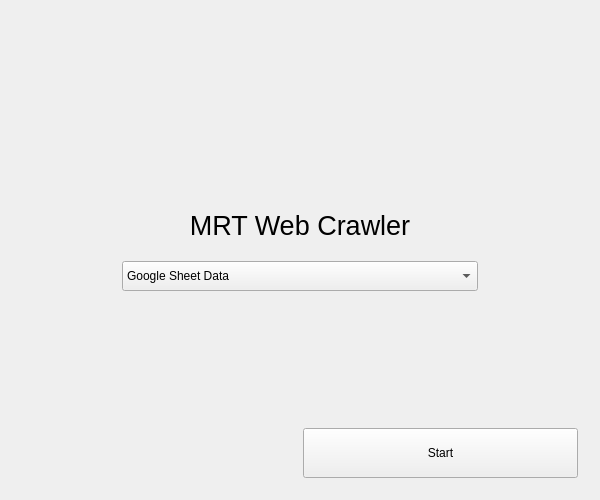
<?xml version="1.0" encoding="UTF-8"?>
<ui version="4.0">
 <class>MainGuiClass</class>
 <widget class="QMainWindow" name="MainGuiClass">
  <property name="geometry">
   <rect>
    <x>0</x>
    <y>0</y>
    <width>600</width>
    <height>500</height>
   </rect>
  </property>
  <property name="minimumSize">
   <size>
    <width>600</width>
    <height>500</height>
   </size>
  </property>
  <property name="windowTitle">
   <string>MRT Web Crawler</string>
  </property>
  <widget class="QWidget" name="centralWidget">
   <layout class="QVBoxLayout" name="verticalLayout">
    <item>
     <widget class="QStackedWidget" name="stackedWidget">
      <property name="currentIndex">
       <number>0</number>
      </property>
      <widget class="QWidget" name="MainMenu">
       <layout class="QVBoxLayout" name="verticalLayout_3">
        <item>
         <layout class="QHBoxLayout" name="horizontalLayout">
          <item>
           <widget class="QLabel" name="label">
            <property name="text">
             <string>&lt;html&gt;&lt;head/&gt;&lt;body&gt;&lt;p align=&quot;center&quot;&gt;&lt;img src=&quot;:/MainGui/logo.png&quot;/&gt;&lt;/p&gt;&lt;/body&gt;&lt;/html&gt;</string>
            </property>
           </widget>
          </item>
         </layout>
        </item>
        <item>
         <layout class="QVBoxLayout" name="verticalLayout_4">
          <property name="spacing">
           <number>20</number>
          </property>
          <property name="leftMargin">
           <number>100</number>
          </property>
          <property name="rightMargin">
           <number>100</number>
          </property>
          <item>
           <widget class="QLabel" name="label_2">
            <property name="sizePolicy">
             <sizepolicy hsizetype="Preferred" vsizetype="Fixed">
              <horstretch>0</horstretch>
              <verstretch>0</verstretch>
             </sizepolicy>
            </property>
            <property name="text">
             <string>&lt;html&gt;&lt;head/&gt;&lt;body&gt;&lt;p align=&quot;center&quot;&gt;&lt;span style=&quot; font-size:20pt;&quot;&gt;MRT Web Crawler&lt;/span&gt;&lt;/p&gt;&lt;/body&gt;&lt;/html&gt;</string>
            </property>
           </widget>
          </item>
          <item>
           <widget class="QComboBox" name="mainMenuDataComboBox">
            <property name="minimumSize">
             <size>
              <width>0</width>
              <height>30</height>
             </size>
            </property>
            <property name="currentIndex">
             <number>0</number>
            </property>
            <item>
             <property name="text">
              <string>Google Sheet Data</string>
             </property>
            </item>
            <item>
             <property name="text">
              <string>Tweet Data</string>
             </property>
            </item>
           </widget>
          </item>
         </layout>
        </item>
        <item>
         <layout class="QHBoxLayout" name="horizontalLayout_4">
          <item alignment="Qt::AlignBottom">
           <widget class="QLabel" name="label_3">
            <property name="text">
             <string>&lt;html&gt;&lt;head/&gt;&lt;body&gt;&lt;p&gt;&lt;img src=&quot;:/MainGui/sgtrain.png&quot;/&gt;&lt;/p&gt;&lt;/body&gt;&lt;/html&gt;</string>
            </property>
           </widget>
          </item>
          <item alignment="Qt::AlignBottom">
           <widget class="QPushButton" name="mainMenuStartButton">
            <property name="minimumSize">
             <size>
              <width>0</width>
              <height>50</height>
             </size>
            </property>
            <property name="text">
             <string>Start</string>
            </property>
           </widget>
          </item>
         </layout>
        </item>
       </layout>
      </widget>
      <widget class="QWidget" name="GoogleSheetMainMenu">
       <layout class="QVBoxLayout" name="verticalLayout_2">
        <property name="spacing">
         <number>7</number>
        </property>
        <item>
         <layout class="QVBoxLayout" name="verticalLayout_5">
          <item>
           <widget class="QLabel" name="label_4">
            <property name="text">
             <string>&lt;html&gt;&lt;head/&gt;&lt;body&gt;&lt;p align=&quot;center&quot;&gt;&lt;span style=&quot; font-size:20pt;&quot;&gt;MRT Breakdown&lt;/span&gt;&lt;/p&gt;&lt;/body&gt;&lt;/html&gt;</string>
            </property>
           </widget>
          </item>
          <item>
           <layout class="QHBoxLayout" name="horizontalLayout_2">
            <item>
             <layout class="QVBoxLayout" name="verticalLayout_6">
              <item>
               <spacer name="verticalSpacer">
                <property name="orientation">
                 <enum>Qt::Vertical</enum>
                </property>
                <property name="sizeHint" stdset="0">
                 <size>
                  <width>20</width>
                  <height>40</height>
                 </size>
                </property>
               </spacer>
              </item>
              <item>
               <widget class="QLabel" name="label_6">
                <property name="text">
                 <string>&lt;html&gt;&lt;head/&gt;&lt;body&gt;&lt;p&gt;&lt;span style=&quot; font-size:10pt;&quot;&gt;Sort By:&lt;/span&gt;&lt;/p&gt;&lt;/body&gt;&lt;/html&gt;</string>
                </property>
               </widget>
              </item>
              <item>
               <widget class="QRadioButton" name="googleSheetMainMenuLineColourRadioButton">
                <property name="text">
                 <string>Line Colour</string>
                </property>
                <property name="autoExclusive">
                 <bool>true</bool>
                </property>
               </widget>
              </item>
              <item>
               <widget class="QRadioButton" name="googleSheetMainMenuDateTimeRadioButton">
                <property name="text">
                 <string>Date/Time</string>
                </property>
               </widget>
              </item>
              <item>
               <spacer name="verticalSpacer_2">
                <property name="orientation">
                 <enum>Qt::Vertical</enum>
                </property>
                <property name="sizeHint" stdset="0">
                 <size>
                  <width>20</width>
                  <height>40</height>
                 </size>
                </property>
               </spacer>
              </item>
             </layout>
            </item>
            <item>
             <widget class="QLabel" name="label_5">
              <property name="text">
               <string>&lt;html&gt;&lt;head/&gt;&lt;body&gt;&lt;p align=&quot;center&quot;&gt;&lt;img src=&quot;:/MainGui/sgprogress.png&quot;/&gt;&lt;/p&gt;&lt;/body&gt;&lt;/html&gt;</string>
              </property>
             </widget>
            </item>
           </layout>
          </item>
         </layout>
        </item>
        <item>
         <layout class="QHBoxLayout" name="horizontalLayout_3">
          <item>
           <spacer name="horizontalSpacer">
            <property name="orientation">
             <enum>Qt::Horizontal</enum>
            </property>
            <property name="sizeHint" stdset="0">
             <size>
              <width>40</width>
              <height>20</height>
             </size>
            </property>
           </spacer>
          </item>
          <item>
           <widget class="QPushButton" name="googleSheetMainMenuNextButton">
            <property name="minimumSize">
             <size>
              <width>0</width>
              <height>50</height>
             </size>
            </property>
            <property name="text">
             <string>Next</string>
            </property>
           </widget>
          </item>
          <item>
           <widget class="QPushButton" name="googleSheetMainMenuBackButton">
            <property name="minimumSize">
             <size>
              <width>0</width>
              <height>50</height>
             </size>
            </property>
            <property name="text">
             <string>Back</string>
            </property>
           </widget>
          </item>
         </layout>
        </item>
       </layout>
      </widget>
      <widget class="QWidget" name="GoogleSheetSortByLine">
       <layout class="QVBoxLayout" name="verticalLayout_7" stretch="0,1,0">
        <item>
         <layout class="QVBoxLayout" name="verticalLayout_8">
          <item>
           <widget class="QLabel" name="label_7">
            <property name="text">
             <string>&lt;html&gt;&lt;head/&gt;&lt;body&gt;&lt;p align=&quot;center&quot;&gt;&lt;span style=&quot; font-size:20pt;&quot;&gt;MRT Line Legend&lt;/span&gt;&lt;/p&gt;&lt;/body&gt;&lt;/html&gt;</string>
            </property>
           </widget>
          </item>
         </layout>
        </item>
        <item>
         <layout class="QVBoxLayout" name="verticalLayout_9" stretch="0,0,0,1">
          <item>
           <layout class="QHBoxLayout" name="horizontalLayout_8">
            <item>
             <widget class="QPushButton" name="pushButton_3">
              <property name="enabled">
               <bool>false</bool>
              </property>
              <property name="minimumSize">
               <size>
                <width>0</width>
                <height>50</height>
               </size>
              </property>
              <property name="font">
               <font>
                <pointsize>10</pointsize>
                <weight>75</weight>
                <bold>true</bold>
               </font>
              </property>
              <property name="styleSheet">
               <string notr="true">color: rgb(0, 0, 0);
background-color: rgb(225, 38, 31);</string>
              </property>
              <property name="text">
               <string>North South Line</string>
              </property>
             </widget>
            </item>
            <item>
             <widget class="QPushButton" name="pushButton_4">
              <property name="enabled">
               <bool>false</bool>
              </property>
              <property name="minimumSize">
               <size>
                <width>0</width>
                <height>50</height>
               </size>
              </property>
              <property name="font">
               <font>
                <pointsize>10</pointsize>
                <weight>75</weight>
                <bold>true</bold>
               </font>
              </property>
              <property name="styleSheet">
               <string notr="true">color: rgb(0, 0, 0);
background-color: rgb(0, 153, 54);</string>
              </property>
              <property name="text">
               <string>East West Line</string>
              </property>
             </widget>
            </item>
           </layout>
          </item>
          <item>
           <layout class="QHBoxLayout" name="horizontalLayout_9">
            <item>
             <widget class="QPushButton" name="pushButton_8">
              <property name="enabled">
               <bool>false</bool>
              </property>
              <property name="minimumSize">
               <size>
                <width>0</width>
                <height>50</height>
               </size>
              </property>
              <property name="font">
               <font>
                <pointsize>10</pointsize>
                <weight>75</weight>
                <bold>true</bold>
               </font>
              </property>
              <property name="styleSheet">
               <string notr="true">color: rgb(0, 0, 0);
background-color: rgb(157, 32, 170);</string>
              </property>
              <property name="text">
               <string>North East Line</string>
              </property>
             </widget>
            </item>
            <item>
             <widget class="QPushButton" name="pushButton_7">
              <property name="enabled">
               <bool>false</bool>
              </property>
              <property name="minimumSize">
               <size>
                <width>0</width>
                <height>50</height>
               </size>
              </property>
              <property name="font">
               <font>
                <pointsize>10</pointsize>
                <weight>75</weight>
                <bold>true</bold>
               </font>
              </property>
              <property name="styleSheet">
               <string notr="true">color: rgb(0, 0, 0);
background-color: rgb(251, 161, 25);</string>
              </property>
              <property name="text">
               <string>Circle Line</string>
              </property>
             </widget>
            </item>
           </layout>
          </item>
          <item>
           <layout class="QHBoxLayout" name="horizontalLayout_10">
            <item>
             <widget class="QPushButton" name="pushButton_9">
              <property name="enabled">
               <bool>false</bool>
              </property>
              <property name="minimumSize">
               <size>
                <width>0</width>
                <height>50</height>
               </size>
              </property>
              <property name="font">
               <font>
                <pointsize>10</pointsize>
                <weight>75</weight>
                <bold>true</bold>
               </font>
              </property>
              <property name="styleSheet">
               <string notr="true">color: rgb(0, 0, 0);
background-color: rgb(0, 85, 185);</string>
              </property>
              <property name="text">
               <string>Downtown Line</string>
              </property>
             </widget>
            </item>
            <item>
             <widget class="QPushButton" name="pushButton_6">
              <property name="enabled">
               <bool>false</bool>
              </property>
              <property name="minimumSize">
               <size>
                <width>0</width>
                <height>50</height>
               </size>
              </property>
              <property name="font">
               <font>
                <pointsize>10</pointsize>
                <weight>75</weight>
                <bold>true</bold>
               </font>
              </property>
              <property name="styleSheet">
               <string notr="true">color: rgb(0, 0, 0);
background-color: rgb(111, 132, 117);</string>
              </property>
              <property name="text">
               <string>Other Line</string>
              </property>
             </widget>
            </item>
           </layout>
          </item>
          <item>
           <layout class="QHBoxLayout" name="horizontalLayout_11"/>
          </item>
         </layout>
        </item>
        <item>
         <layout class="QHBoxLayout" name="horizontalLayout_5">
          <item>
           <spacer name="horizontalSpacer_2">
            <property name="orientation">
             <enum>Qt::Horizontal</enum>
            </property>
            <property name="sizeHint" stdset="0">
             <size>
              <width>40</width>
              <height>20</height>
             </size>
            </property>
           </spacer>
          </item>
          <item>
           <widget class="QPushButton" name="googleSheetSortByLineBarChartButton">
            <property name="minimumSize">
             <size>
              <width>0</width>
              <height>50</height>
             </size>
            </property>
            <property name="text">
             <string>Bar Chart</string>
            </property>
           </widget>
          </item>
          <item>
           <widget class="QPushButton" name="googleSheetSortByLinePieChartButton">
            <property name="minimumSize">
             <size>
              <width>0</width>
              <height>50</height>
             </size>
            </property>
            <property name="text">
             <string>Pie Chart</string>
            </property>
           </widget>
          </item>
          <item>
           <widget class="QPushButton" name="googleSheetSortByLineBackButton">
            <property name="minimumSize">
             <size>
              <width>0</width>
              <height>50</height>
             </size>
            </property>
            <property name="text">
             <string>Back</string>
            </property>
           </widget>
          </item>
         </layout>
        </item>
       </layout>
      </widget>
      <widget class="QWidget" name="GoogleSheetSortByLineCharts">
       <layout class="QVBoxLayout" name="verticalLayout_11" stretch="1,0">
        <item>
         <layout class="QVBoxLayout" name="googleSheetSortByLineChartLayout"/>
        </item>
        <item>
         <layout class="QHBoxLayout" name="horizontalLayout_6">
          <item>
           <spacer name="horizontalSpacer_3">
            <property name="orientation">
             <enum>Qt::Horizontal</enum>
            </property>
            <property name="sizeHint" stdset="0">
             <size>
              <width>40</width>
              <height>20</height>
             </size>
            </property>
           </spacer>
          </item>
          <item>
           <widget class="QPushButton" name="googleSheetSortByLineChartBackButton">
            <property name="minimumSize">
             <size>
              <width>0</width>
              <height>50</height>
             </size>
            </property>
            <property name="text">
             <string>Back</string>
            </property>
           </widget>
          </item>
         </layout>
        </item>
       </layout>
      </widget>
      <widget class="QWidget" name="GoogleSheetSortByDateTime">
       <layout class="QVBoxLayout" name="verticalLayout_10" stretch="0,1,0">
        <item>
         <layout class="QHBoxLayout" name="horizontalLayout_12" stretch="1,0,0">
          <item>
           <widget class="QLabel" name="label_8">
            <property name="text">
             <string>&lt;html&gt;&lt;head/&gt;&lt;body&gt;&lt;p&gt;&lt;span style=&quot; font-size:20pt;&quot;&gt;Select Month and Year:&lt;/span&gt;&lt;/p&gt;&lt;/body&gt;&lt;/html&gt;</string>
            </property>
           </widget>
          </item>
          <item>
           <widget class="QComboBox" name="googleSheetSortByDateTimeMonthComboBox">
            <property name="minimumSize">
             <size>
              <width>100</width>
              <height>50</height>
             </size>
            </property>
            <item>
             <property name="text">
              <string>January</string>
             </property>
            </item>
            <item>
             <property name="text">
              <string>February</string>
             </property>
            </item>
            <item>
             <property name="text">
              <string>March</string>
             </property>
            </item>
            <item>
             <property name="text">
              <string>April</string>
             </property>
            </item>
            <item>
             <property name="text">
              <string>May</string>
             </property>
            </item>
            <item>
             <property name="text">
              <string>June</string>
             </property>
            </item>
            <item>
             <property name="text">
              <string>July</string>
             </property>
            </item>
            <item>
             <property name="text">
              <string>August</string>
             </property>
            </item>
            <item>
             <property name="text">
              <string>September</string>
             </property>
            </item>
            <item>
             <property name="text">
              <string>October</string>
             </property>
            </item>
            <item>
             <property name="text">
              <string>November</string>
             </property>
            </item>
            <item>
             <property name="text">
              <string>December</string>
             </property>
            </item>
           </widget>
          </item>
          <item>
           <widget class="QComboBox" name="googleSheetSortByDateTimeYearComboBox">
            <property name="minimumSize">
             <size>
              <width>100</width>
              <height>50</height>
             </size>
            </property>
            <item>
             <property name="text">
              <string>2002</string>
             </property>
            </item>
            <item>
             <property name="text">
              <string>2003</string>
             </property>
            </item>
            <item>
             <property name="text">
              <string>2004</string>
             </property>
            </item>
            <item>
             <property name="text">
              <string>2005</string>
             </property>
            </item>
            <item>
             <property name="text">
              <string>2006</string>
             </property>
            </item>
            <item>
             <property name="text">
              <string>2007</string>
             </property>
            </item>
            <item>
             <property name="text">
              <string>2008</string>
             </property>
            </item>
            <item>
             <property name="text">
              <string>2009</string>
             </property>
            </item>
            <item>
             <property name="text">
              <string>2010</string>
             </property>
            </item>
            <item>
             <property name="text">
              <string>2011</string>
             </property>
            </item>
            <item>
             <property name="text">
              <string>2012</string>
             </property>
            </item>
            <item>
             <property name="text">
              <string>2013</string>
             </property>
            </item>
            <item>
             <property name="text">
              <string>2014</string>
             </property>
            </item>
            <item>
             <property name="text">
              <string>2015</string>
             </property>
            </item>
            <item>
             <property name="text">
              <string>2016</string>
             </property>
            </item>
            <item>
             <property name="text">
              <string>2017</string>
             </property>
            </item>
           </widget>
          </item>
         </layout>
        </item>
        <item>
         <layout class="QVBoxLayout" name="googleSheetSortByDateTimeTableLayout">
          <item>
           <widget class="QTableWidget" name="googleSheetSortByDateTimeTable">
            <property name="editTriggers">
             <set>QAbstractItemView::NoEditTriggers</set>
            </property>
            <property name="alternatingRowColors">
             <bool>true</bool>
            </property>
            <property name="horizontalScrollMode">
             <enum>QAbstractItemView::ScrollPerPixel</enum>
            </property>
            <column>
             <property name="text">
              <string>Date</string>
             </property>
            </column>
            <column>
             <property name="text">
              <string>Duration</string>
             </property>
            </column>
            <column>
             <property name="text">
              <string>Train Line</string>
             </property>
            </column>
            <column>
             <property name="text">
              <string>Category</string>
             </property>
            </column>
            <column>
             <property name="text">
              <string>Description</string>
             </property>
            </column>
           </widget>
          </item>
         </layout>
        </item>
        <item>
         <layout class="QHBoxLayout" name="horizontalLayout_13">
          <item>
           <widget class="QComboBox" name="googleSheetSortByDateTimeYearChartComboBox">
            <property name="minimumSize">
             <size>
              <width>0</width>
              <height>50</height>
             </size>
            </property>
            <item>
             <property name="text">
              <string>2002</string>
             </property>
            </item>
            <item>
             <property name="text">
              <string>2003</string>
             </property>
            </item>
            <item>
             <property name="text">
              <string>2004</string>
             </property>
            </item>
            <item>
             <property name="text">
              <string>2005</string>
             </property>
            </item>
            <item>
             <property name="text">
              <string>2006</string>
             </property>
            </item>
            <item>
             <property name="text">
              <string>2007</string>
             </property>
            </item>
            <item>
             <property name="text">
              <string>2008</string>
             </property>
            </item>
            <item>
             <property name="text">
              <string>2009</string>
             </property>
            </item>
            <item>
             <property name="text">
              <string>2010</string>
             </property>
            </item>
            <item>
             <property name="text">
              <string>2011</string>
             </property>
            </item>
            <item>
             <property name="text">
              <string>2012</string>
             </property>
            </item>
            <item>
             <property name="text">
              <string>2013</string>
             </property>
            </item>
            <item>
             <property name="text">
              <string>2014</string>
             </property>
            </item>
            <item>
             <property name="text">
              <string>2015</string>
             </property>
            </item>
            <item>
             <property name="text">
              <string>2016</string>
             </property>
            </item>
            <item>
             <property name="text">
              <string>2017</string>
             </property>
            </item>
           </widget>
          </item>
          <item>
           <widget class="QPushButton" name="googleSheetSortByDateTimeChartButton">
            <property name="minimumSize">
             <size>
              <width>0</width>
              <height>50</height>
             </size>
            </property>
            <property name="text">
             <string>Bar Chart (Duration/Year)</string>
            </property>
           </widget>
          </item>
          <item>
           <widget class="QPushButton" name="googleSheetSortByDateTimeGenerateButton">
            <property name="minimumSize">
             <size>
              <width>0</width>
              <height>50</height>
             </size>
            </property>
            <property name="text">
             <string>Generate</string>
            </property>
           </widget>
          </item>
          <item>
           <widget class="QPushButton" name="googleSheetSortByDateTimeBackButton">
            <property name="minimumSize">
             <size>
              <width>0</width>
              <height>50</height>
             </size>
            </property>
            <property name="text">
             <string>Back</string>
            </property>
           </widget>
          </item>
         </layout>
        </item>
       </layout>
      </widget>
      <widget class="QWidget" name="GoogleSheetSortByDateTimeCharts">
       <layout class="QVBoxLayout" name="verticalLayout_12" stretch="1,0">
        <item>
         <layout class="QVBoxLayout" name="googleSheetSortByDateTimeChartLayout"/>
        </item>
        <item>
         <layout class="QHBoxLayout" name="horizontalLayout_7">
          <item>
           <spacer name="horizontalSpacer_4">
            <property name="orientation">
             <enum>Qt::Horizontal</enum>
            </property>
            <property name="sizeHint" stdset="0">
             <size>
              <width>40</width>
              <height>20</height>
             </size>
            </property>
           </spacer>
          </item>
          <item>
           <widget class="QPushButton" name="googleSheetSortByDateTimeChartsBackButton">
            <property name="minimumSize">
             <size>
              <width>0</width>
              <height>50</height>
             </size>
            </property>
            <property name="text">
             <string>Back</string>
            </property>
           </widget>
          </item>
         </layout>
        </item>
       </layout>
      </widget>
      <widget class="QWidget" name="TwitterMainMenu">
       <layout class="QVBoxLayout" name="verticalLayout_14" stretch="0,1,0">
        <item>
         <layout class="QHBoxLayout" name="horizontalLayout_14">
          <item>
           <widget class="QLabel" name="label_9">
            <property name="text">
             <string>&lt;html&gt;&lt;head/&gt;&lt;body&gt;&lt;p&gt;&lt;span style=&quot; font-size:20pt;&quot;&gt;Twitter Data:&lt;/span&gt;&lt;/p&gt;&lt;/body&gt;&lt;/html&gt;</string>
            </property>
           </widget>
          </item>
          <item>
           <spacer name="horizontalSpacer_7">
            <property name="orientation">
             <enum>Qt::Horizontal</enum>
            </property>
            <property name="sizeHint" stdset="0">
             <size>
              <width>40</width>
              <height>20</height>
             </size>
            </property>
           </spacer>
          </item>
          <item>
           <widget class="QComboBox" name="twitterMainMenuYearComboBox">
            <property name="minimumSize">
             <size>
              <width>100</width>
              <height>50</height>
             </size>
            </property>
            <item>
             <property name="text">
              <string>2017</string>
             </property>
            </item>
            <item>
             <property name="text">
              <string>2018</string>
             </property>
            </item>
            <item>
             <property name="text">
              <string>2019</string>
             </property>
            </item>
           </widget>
          </item>
          <item>
           <widget class="QPushButton" name="twitterMainMenuGenerateButton">
            <property name="minimumSize">
             <size>
              <width>100</width>
              <height>50</height>
             </size>
            </property>
            <property name="text">
             <string>Generate</string>
            </property>
           </widget>
          </item>
         </layout>
        </item>
        <item>
         <layout class="QVBoxLayout" name="twitterMainMenuTableLayout">
          <item>
           <widget class="QTableWidget" name="twitterMainMenuTable">
            <property name="editTriggers">
             <set>QAbstractItemView::NoEditTriggers</set>
            </property>
            <property name="alternatingRowColors">
             <bool>true</bool>
            </property>
            <property name="horizontalScrollMode">
             <enum>QAbstractItemView::ScrollPerPixel</enum>
            </property>
            <column>
             <property name="text">
              <string>Date</string>
             </property>
            </column>
            <column>
             <property name="text">
              <string>Train Line</string>
             </property>
            </column>
            <column>
             <property name="text">
              <string>Tweet</string>
             </property>
            </column>
           </widget>
          </item>
         </layout>
        </item>
        <item>
         <layout class="QHBoxLayout" name="horizontalLayout_15">
          <item>
           <widget class="QLabel" name="label_10">
            <property name="text">
             <string>&lt;html&gt;&lt;head/&gt;&lt;body&gt;&lt;p&gt;&lt;span style=&quot; font-size:14pt;&quot;&gt;Sort By:&lt;/span&gt;&lt;/p&gt;&lt;/body&gt;&lt;/html&gt;</string>
            </property>
           </widget>
          </item>
          <item>
           <widget class="QPushButton" name="twitterMainMenuSortByTrainLineButton">
            <property name="minimumSize">
             <size>
              <width>0</width>
              <height>50</height>
             </size>
            </property>
            <property name="text">
             <string>Train Line</string>
            </property>
           </widget>
          </item>
          <item>
           <widget class="QPushButton" name="twitterMainMenuSortByMonthButton">
            <property name="minimumSize">
             <size>
              <width>0</width>
              <height>50</height>
             </size>
            </property>
            <property name="text">
             <string>Month</string>
            </property>
           </widget>
          </item>
          <item>
           <spacer name="horizontalSpacer_5">
            <property name="orientation">
             <enum>Qt::Horizontal</enum>
            </property>
            <property name="sizeHint" stdset="0">
             <size>
              <width>40</width>
              <height>20</height>
             </size>
            </property>
           </spacer>
          </item>
          <item>
           <widget class="QPushButton" name="twitterMainMenuBackButton">
            <property name="minimumSize">
             <size>
              <width>0</width>
              <height>50</height>
             </size>
            </property>
            <property name="text">
             <string>Back</string>
            </property>
           </widget>
          </item>
         </layout>
        </item>
       </layout>
      </widget>
      <widget class="QWidget" name="TwitterCharts">
       <layout class="QVBoxLayout" name="verticalLayout_15" stretch="1,0">
        <item>
         <layout class="QVBoxLayout" name="twitterChartLayout"/>
        </item>
        <item>
         <layout class="QHBoxLayout" name="horizontalLayout_16">
          <item>
           <spacer name="horizontalSpacer_6">
            <property name="orientation">
             <enum>Qt::Horizontal</enum>
            </property>
            <property name="sizeHint" stdset="0">
             <size>
              <width>40</width>
              <height>20</height>
             </size>
            </property>
           </spacer>
          </item>
          <item>
           <widget class="QPushButton" name="twitterChartsBackButton">
            <property name="minimumSize">
             <size>
              <width>0</width>
              <height>50</height>
             </size>
            </property>
            <property name="text">
             <string>Back</string>
            </property>
           </widget>
          </item>
         </layout>
        </item>
       </layout>
      </widget>
     </widget>
    </item>
   </layout>
  </widget>
 </widget>
 <layoutdefault spacing="6" margin="11"/>
 <resources>
  <include location="NewMainGui.qrc"/>
 </resources>
 <connections/>
</ui>
